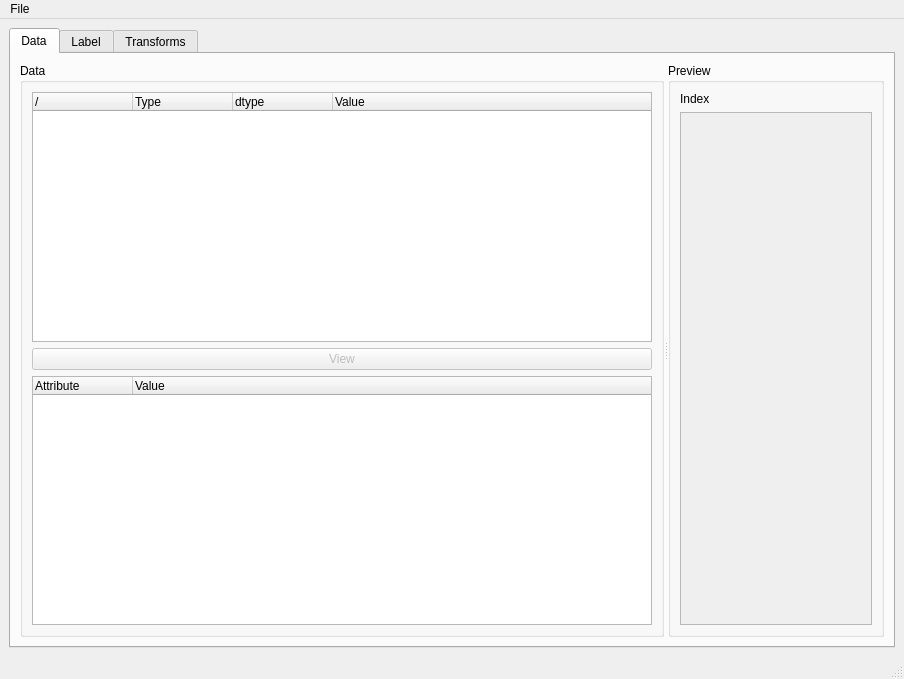
<?xml version="1.0" encoding="UTF-8"?>
<ui version="4.0">
 <class>MainWindow</class>
 <widget class="QMainWindow" name="MainWindow">
  <property name="geometry">
   <rect>
    <x>0</x>
    <y>0</y>
    <width>904</width>
    <height>679</height>
   </rect>
  </property>
  <property name="sizePolicy">
   <sizepolicy hsizetype="Expanding" vsizetype="Expanding">
    <horstretch>0</horstretch>
    <verstretch>0</verstretch>
   </sizepolicy>
  </property>
  <property name="windowTitle">
   <string>H5DataViewer</string>
  </property>
  <property name="animated">
   <bool>true</bool>
  </property>
  <property name="dockOptions">
   <set>QMainWindow::AnimatedDocks</set>
  </property>
  <widget class="QWidget" name="centralwidget">
   <property name="sizePolicy">
    <sizepolicy hsizetype="Expanding" vsizetype="Expanding">
     <horstretch>0</horstretch>
     <verstretch>0</verstretch>
    </sizepolicy>
   </property>
   <layout class="QHBoxLayout" name="horizontalLayout">
    <item>
     <widget class="QTabWidget" name="tabWidget">
      <property name="currentIndex">
       <number>0</number>
      </property>
      <widget class="QWidget" name="dataWidget">
       <attribute name="title">
        <string>Data</string>
       </attribute>
       <layout class="QHBoxLayout" name="horizontalLayout_2">
        <item>
         <widget class="QSplitter" name="splitter">
          <property name="orientation">
           <enum>Qt::Horizontal</enum>
          </property>
          <widget class="QGroupBox" name="groupBox">
           <property name="title">
            <string>Data</string>
           </property>
           <layout class="QVBoxLayout" name="verticalLayout">
            <item>
             <widget class="QTreeWidget" name="dataTree">
              <column>
               <property name="text">
                <string>/</string>
               </property>
              </column>
              <column>
               <property name="text">
                <string>Type</string>
               </property>
              </column>
              <column>
               <property name="text">
                <string>dtype</string>
               </property>
              </column>
              <column>
               <property name="text">
                <string>Value</string>
               </property>
              </column>
             </widget>
            </item>
            <item>
             <widget class="QPushButton" name="viewButton">
              <property name="enabled">
               <bool>false</bool>
              </property>
              <property name="text">
               <string>View</string>
              </property>
             </widget>
            </item>
            <item>
             <widget class="QTreeWidget" name="attrTree">
              <column>
               <property name="text">
                <string>Attribute</string>
               </property>
              </column>
              <column>
               <property name="text">
                <string>Value</string>
               </property>
              </column>
             </widget>
            </item>
           </layout>
          </widget>
          <widget class="QGroupBox" name="groupBox_2">
           <property name="title">
            <string>Preview</string>
           </property>
           <layout class="QVBoxLayout" name="verticalLayout_2">
            <item>
             <widget class="QLabel" name="previewIndexLabel">
              <property name="text">
               <string>Index</string>
              </property>
             </widget>
            </item>
            <item>
             <widget class="QScrollArea" name="scrollArea">
              <property name="widgetResizable">
               <bool>true</bool>
              </property>
              <widget class="QWidget" name="scrollAreaWidgetContents">
               <property name="geometry">
                <rect>
                 <x>0</x>
                 <y>0</y>
                 <width>190</width>
                 <height>493</height>
                </rect>
               </property>
               <layout class="QGridLayout" name="previewLayout"/>
              </widget>
             </widget>
            </item>
           </layout>
          </widget>
         </widget>
        </item>
       </layout>
      </widget>
      <widget class="QWidget" name="labelWidget">
       <attribute name="title">
        <string>Label</string>
       </attribute>
       <layout class="QHBoxLayout" name="horizontalLayout_3">
        <item>
         <widget class="QTabWidget" name="labelTab">
          <property name="currentIndex">
           <number>-1</number>
          </property>
         </widget>
        </item>
       </layout>
      </widget>
      <widget class="QWidget" name="tfWidget">
       <attribute name="title">
        <string>Transforms</string>
       </attribute>
       <layout class="QHBoxLayout" name="horizontalLayout_4">
        <item>
         <widget class="QTreeWidget" name="tfTree">
          <column>
           <property name="text">
            <string>Frame ID</string>
           </property>
          </column>
         </widget>
        </item>
       </layout>
      </widget>
     </widget>
    </item>
   </layout>
  </widget>
  <widget class="QMenuBar" name="menubar">
   <property name="geometry">
    <rect>
     <x>0</x>
     <y>0</y>
     <width>904</width>
     <height>28</height>
    </rect>
   </property>
   <widget class="QMenu" name="menuFile">
    <property name="title">
     <string>File</string>
    </property>
    <addaction name="actionExit"/>
   </widget>
   <addaction name="menuFile"/>
  </widget>
  <widget class="QStatusBar" name="statusbar"/>
  <action name="actionOpen">
   <property name="text">
    <string>&amp;Open</string>
   </property>
   <property name="shortcut">
    <string>Ctrl+O</string>
   </property>
  </action>
  <action name="actionExit">
   <property name="text">
    <string>Exit</string>
   </property>
   <property name="shortcut">
    <string>Esc</string>
   </property>
  </action>
 </widget>
 <resources/>
 <connections/>
</ui>
